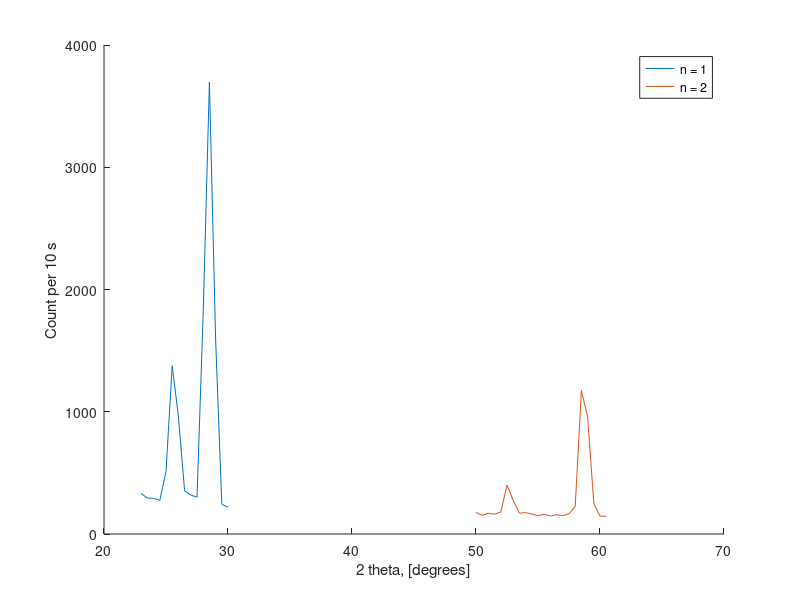

Here is the MATLAB script that generated this plot:
K_alpha_1 = 154.4;  % nm
K_alpha_2 = 154.0;  % nm
K_beta_1 = 139.2;   % nm
K_beta_2 = 138.1;   % nm

K_alpha = (K_alpha_1 + K_alpha_2)/2*1E-12   % pm
K_beta = (K_beta_1 + K_beta_2)/2*1E-12      % pm

two_d = 629E-12;    % m
for (n=1:1:2)
    fprintf('n = %d :\n', n)
    theta_alpha = asin(n*K_alpha/two_d);
    fprintf('2 theta_alpha = %.2f degrees\n', 2*theta_alpha*180/pi)
    
    theta_beta = asin(n*K_beta/two_d);
    fprintf('2 theta_beta = %.2f degrees\n\n', 2*theta_beta*180/pi)
end

two_theta_1 = linspace(23, 30, 15);
counts_1 = [331 294 292 275 511 1376 961 353 318 302 1807 3696 1596 243 220];

two_theta_2 = linspace(50, 60.5, 22);
counts_2 = [176 153 170 162 180 400 275 170 175 163 150 162 147 158 150 166 224 1174 960 251 147 145];

hold on
plot(two_theta_1, counts_1)
plot(two_theta_2, counts_2)
legend('n = 1', 'n = 2')
xlabel('2 theta, [degrees]')
ylabel('Count per 10 s')
hold off

